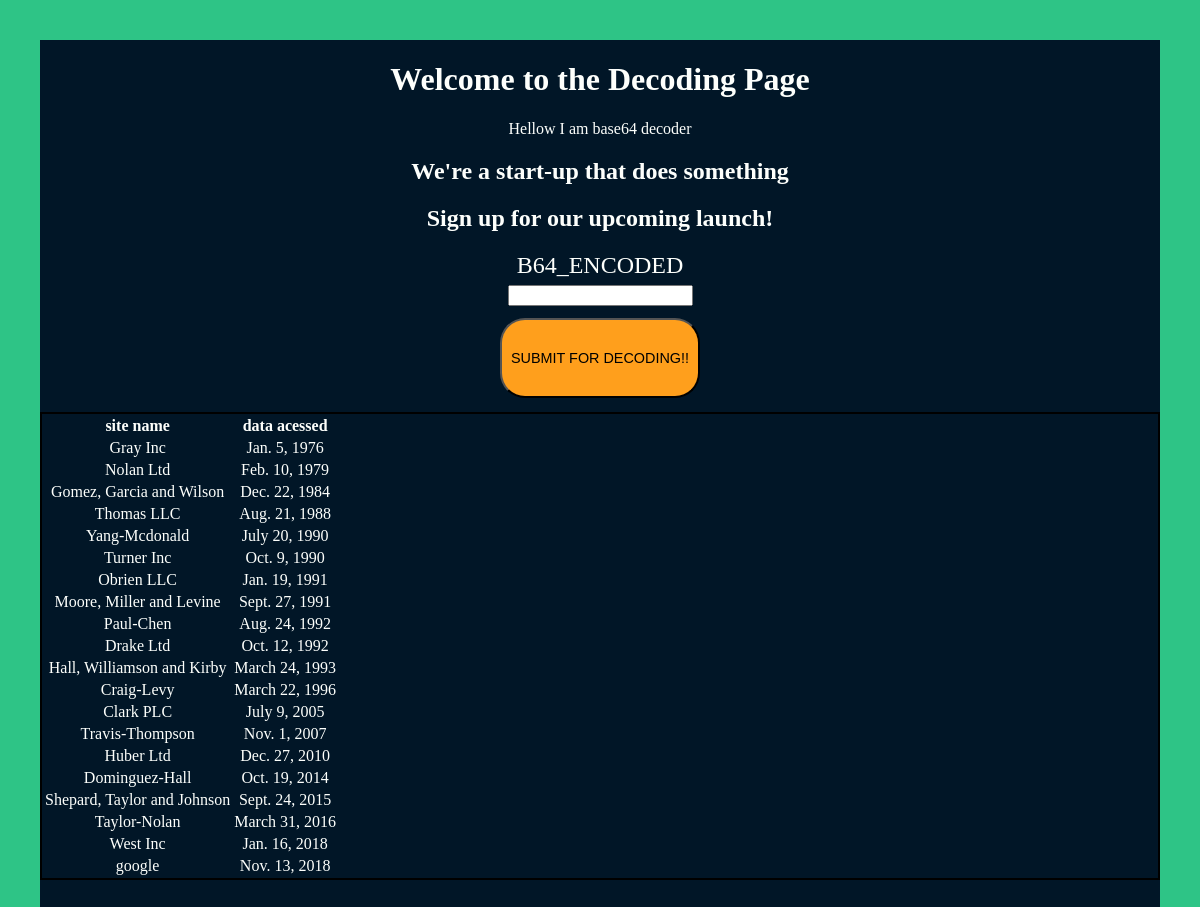
/app2/index/, run on the app's committed database.
### app2/models.py (models this page shows, shortened)
class AccessRecord(models.Model):
	name = models.ForeignKey(Webpage,on_delete=models.CASCADE)
	date = models.DateField()

class Webpage (models.Model):
	topic = models.ForeignKey(Topic,on_delete=models.CASCADE)
	name = models.CharField(max_length=264,unique=True)
	url = models.URLField(unique=True)
	def __str__(self):
		return self.name

### app2/views.py (the view)
# urls.py: path('index/',views.index,name='index'),
def index(request):
	webpages_list = AccessRecord.objects.order_by('date')
	my_dict = {'insert_me' : "Hellow I am base64 decoder",'access_records' : webpages_list}
	return render(request,'app2/index.html',context=my_dict)

### templates/app2/index.html (shortened to what this page needs)
<!DOCTYPE html>
{% load static %}
<html>
<head>
	<link rel="stylesheet"  href="{% static "app2/css/project.css" %}"/>
</head>
<body>
	<h1>Welcome to the Decoding Page</h1>
	{{insert_me}}
	<h2>We're a start-up that does something</h2>
	<h2>Sign up for our upcoming launch!</h2>
		<form class="DECODE"  method="POST" action="{% url 'thanks' %}">
			<label for="base64">B64_ENCODED</label><br>
			<input type="textarea" name="base64" value="" required><br>
			<input id="sub" type="submit" name="" value="SUBMIT FOR DECODING!!" >
		</form>
		<div class ="djangotwo">
		{% if access_records %}
		<table>
			<thead>
				<th>site name</th>
				<th>data acessed</th>
			</thead>
		{% for acc in access_records %}
		<tr>
			<td>{{acc.name}}</td>
			<td>{{acc.date}}</td>
		</tr>
		{% endfor %}
	</table>
		{% else %}
			<p>no access record found</p>
			{% endif %}
	</div>
</body>
</html>

### app2/static/app2/css/project.css (style rules this page uses)
div { border: 2px solid black }
body { font-family: 'Charmonman', cursive; background-color: #011627; color: #FDFFFC; text-align: center; border: 40px solid #2EC486; border-top: -10px; margin:0px; padding-bottom: 20%; }
form { font-size: 1.5em; margin-bottom: 10px; }
#sub { background-color: #FF9F1C; height: 80PX; width: 200PX; margin: 4PX; margin-top: 12PX; font-size: 0.6em; border-radius: 25px; }

### data on the page
AccessRecord: name "Gray Inc", date "Jan. 5, 1976"
AccessRecord: name "Nolan Ltd", date "Feb. 10, 1979"
AccessRecord: name "Gomez, Garcia and Wilson", date "Dec. 22, 1984"
AccessRecord: name "Thomas LLC", date "Aug. 21, 1988"
AccessRecord: name "Yang-Mcdonald", date "July 20, 1990"
AccessRecord: name "Turner Inc", date "Oct. 9, 1990"
AccessRecord: name "Obrien LLC", date "Jan. 19, 1991"
AccessRecord: name "Moore, Miller and Levine", date "Sept. 27, 1991"
AccessRecord: name "Paul-Chen", date "Aug. 24, 1992"
AccessRecord: name "Drake Ltd", date "Oct. 12, 1992"
AccessRecord: name "Hall, Williamson and Kirby", date "March 24, 1993"
AccessRecord: name "Craig-Levy", date "March 22, 1996"
AccessRecord: name "Clark PLC", date "July 9, 2005"
AccessRecord: name "Travis-Thompson", date "Nov. 1, 2007"
AccessRecord: name "Huber Ltd", date "Dec. 27, 2010"
AccessRecord: name "Dominguez-Hall", date "Oct. 19, 2014"
AccessRecord: name "Shepard, Taylor and Johnson", date "Sept. 24, 2015"
AccessRecord: name "Taylor-Nolan", date "March 31, 2016"
AccessRecord: name "West Inc", date "Jan. 16, 2018"
AccessRecord: name "google", date "Nov. 13, 2018"

### other printed values
{{ insert_me }} "Hellow I am base64 decoder"
